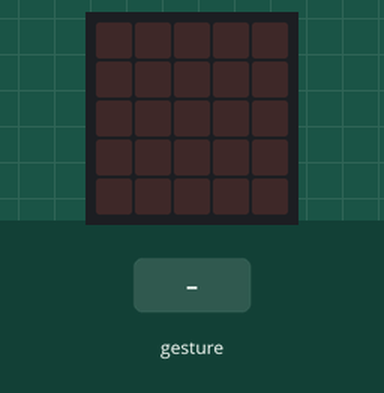
Simulated run of this program. Board: BBC micro:bit (MakeCode). Shown: the board's 5×5 LED display. The inputs (shaded band) are chosen by the test bench. Random numbers come from a fixed seed; a tilt is held for 1.5 s and a shake lasts 1 s, then the board lies face up again.

Above: at 1.2 s.
1.3 s: gesture 'shake'
At 3.8 s:
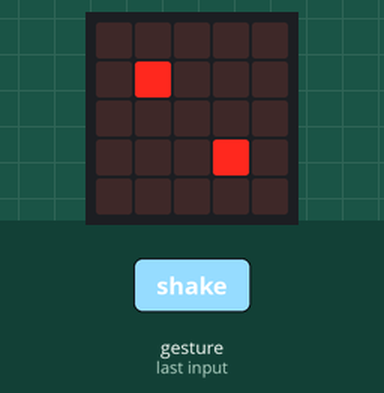
4.2 s: gesture 'shake'
At 6.0 s:
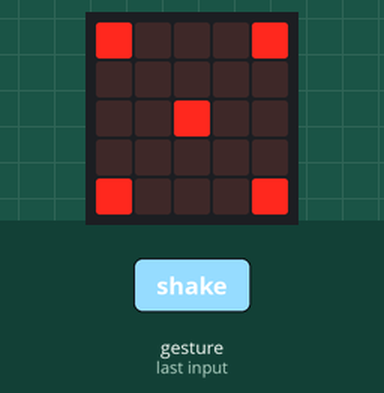
7.1 s: gesture 'shake'
At 9.4 s:
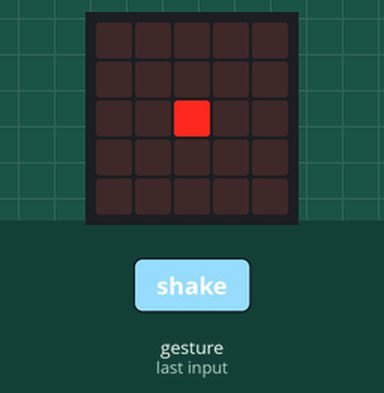
10.0 s: gesture 'shake'
At 12.8 s:
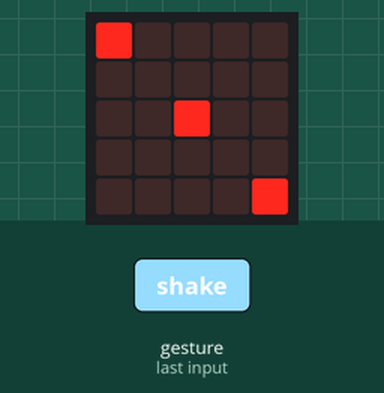
Timing chart, 0 to 13.9 s (numbered marks = the images above; inputs shaded):
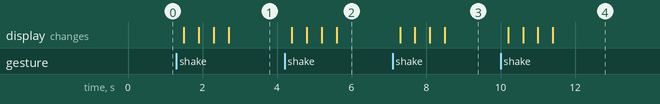

The program:

main.ts
```typescript
let dobokocka = 0
input.onGesture(Gesture.Shake, function () {
    basic.showLeds(`
        # # # # #
        # . . . #
        # . . . #
        # . . . #
        # # # # #
        `)
    basic.showLeds(`
        # # # # #
        # # # # #
        # # . # #
        # # # # #
        # # # # #
        `)
    basic.showLeds(`
        # # # # #
        # # # # #
        # # # # #
        # # # # #
        # # # # #
        `)
    dobokocka = randint(1, 6)
    if (dobokocka == 1) {
        basic.showLeds(`
            . . . . .
            . . . . .
            . . # . .
            . . . . .
            . . . . .
            `)
    } else if (dobokocka == 2) {
        basic.showLeds(`
            . . . . .
            . # . . .
            . . . . .
            . . . # .
            . . . . .
            `)
    } else if (dobokocka == 3) {
        basic.showLeds(`
            # . . . .
            . . . . .
            . . # . .
            . . . . .
            . . . . #
            `)
    } else if (dobokocka == 4) {
        basic.showLeds(`
            # . . . #
            . . . . .
            . . . . .
            . . . . .
            # . . . #
            `)
    } else if (dobokocka == 5) {
        basic.showLeds(`
            # . . . #
            . . . . .
            . . # . .
            . . . . .
            # . . . #
            `)
    } else if (dobokocka == 6) {
        basic.showLeds(`
            # . . . #
            . . . . .
            # . . . #
            . . . . .
            # . . . #
            `)
    } else {
        basic.showLeds(`
            . . . . .
            . . . . .
            . . . . .
            . . . . .
            . . . . .
            `)
    }
})
```

test.ts
```typescript
// ide kerülnek a tesztek; a rendszer ezt nem kompilálja, ha a csomagot bővítményként használják.
```

Measured:
- after the input at 1.3 s, the display: first changes after 0.20 s (image 1 shows a later state)
- after the input at 4.2 s, the display: first changes after 0.20 s (image 2 shows a later state)
- after the input at 7.1 s, the display: first changes after 0.20 s (image 3 shows a later state)
- after the input at 10.0 s, the display: first changes after 0.20 s (image 4 shows a later state)
